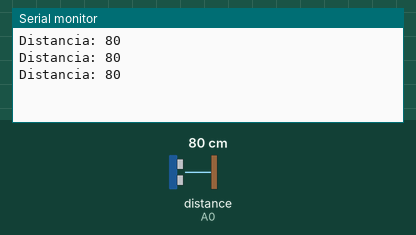
This sketch was run on a simulated Arduino Uno, built with avr-gcc and run on an emulated ATmega328P. Shown: the last lines printed to the serial monitor. The inputs (shaded band) are chosen by the test bench; at power-on: distance to the obstacle (sensor on A0) 80 cm.

Above: at 1.3 s.
1.4 s: distance to the obstacle (sensor on A0) set to 2 cm
At 2.0 s:
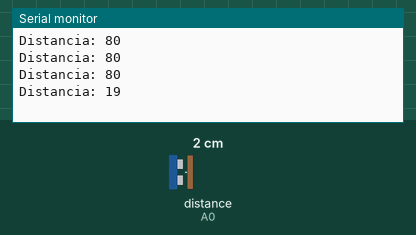
2.9 s: distance to the obstacle (sensor on A0) set to 35 cm
At 3.6 s:
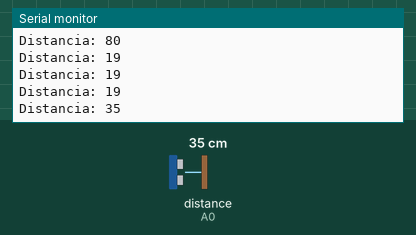
Timing chart, 0 to 5.9 s (numbered marks = the images above; inputs shaded):
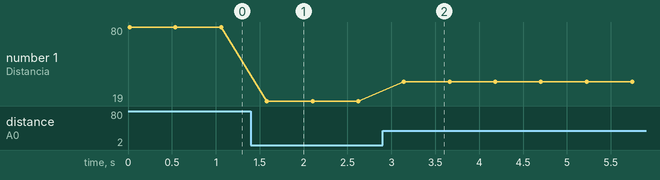

Measured:
- after the input at 1.4 s, the serial monitor: prints a new line after 0.18 s (image 1)
- after the input at 2.9 s, the serial monitor: prints a new line after 0.24 s (image 2)
- plotted number 1: 80 → 19 after the input at 1.4 s, 19 → 35 after the input at 2.9 s

The sketch:

sharp_read.ino
```cpp
#include <SharpIR.h>

#define ir A0
#define model 20150 //20150 for GP2Y0A02Y (20 to 150cm) or 1080 for GP2Y0A21Y (10 to 80)

SharpIR sharp(ir, 25, 93, model);

int dis;

void setup() {
  Serial.begin(9600);
}

void loop() {
  dis = sharp.distance(); // this returns the distance to the object you're measuring
  Serial.print("Distancia: ");
  Serial.println(dis);

  delay(500);
}
```
